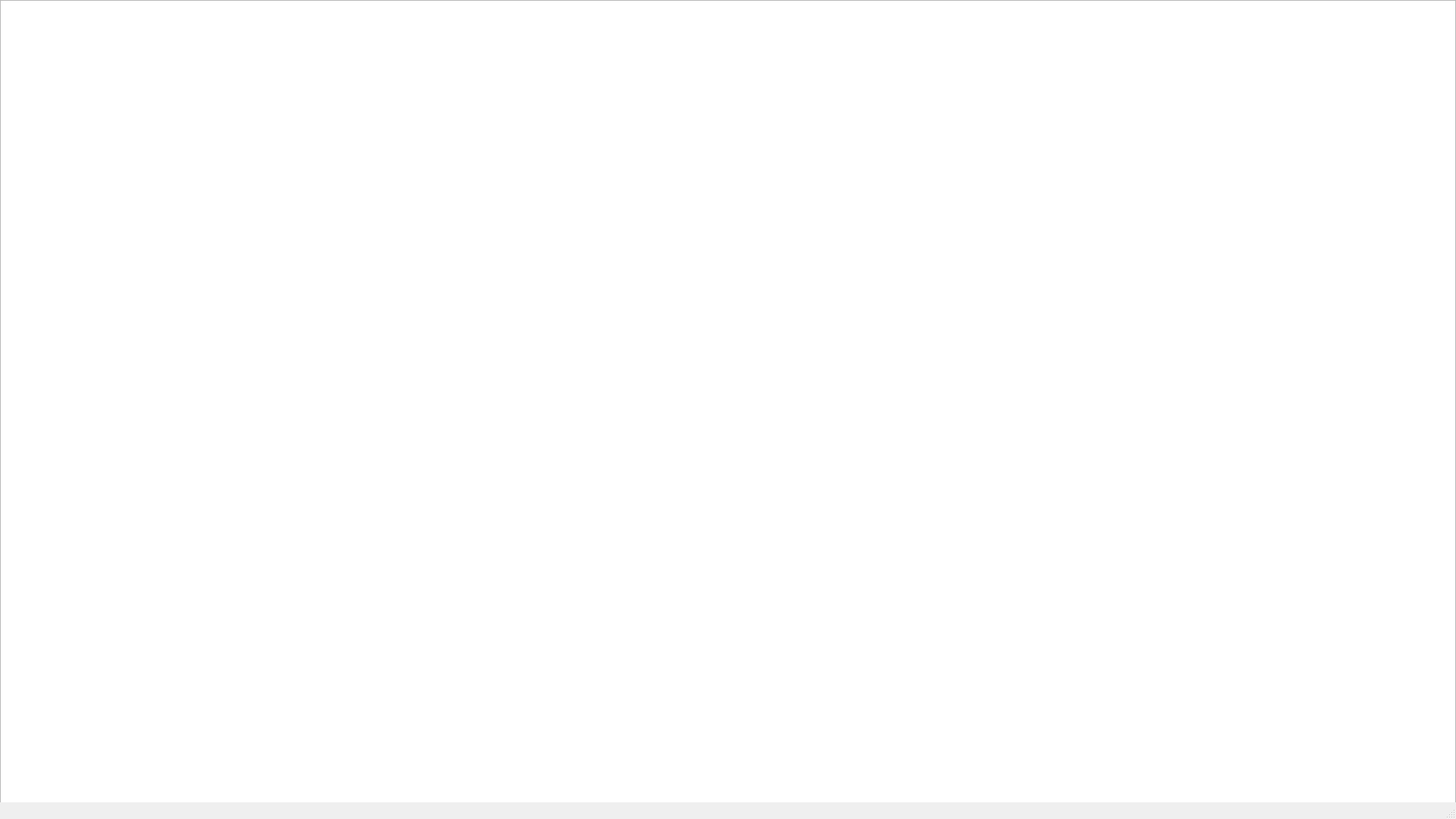
<?xml version="1.0" encoding="UTF-8"?>
<ui version="4.0">
 <class>CookMainGameRoom</class>
 <widget class="QMainWindow" name="CookMainGameRoom">
  <property name="geometry">
   <rect>
    <x>0</x>
    <y>0</y>
    <width>1920</width>
    <height>1080</height>
   </rect>
  </property>
  <property name="windowTitle">
   <string>CookMainGameRoom</string>
  </property>
  <widget class="QWidget" name="centralwidget">
   <widget class="QGraphicsView" name="mGameView">
    <property name="geometry">
     <rect>
      <x>0</x>
      <y>0</y>
      <width>1920</width>
      <height>1080</height>
     </rect>
    </property>
   </widget>
  </widget>
  <widget class="QMenuBar" name="menubar">
   <property name="geometry">
    <rect>
     <x>0</x>
     <y>0</y>
     <width>1920</width>
     <height>22</height>
    </rect>
   </property>
  </widget>
  <widget class="QStatusBar" name="statusbar"/>
 </widget>
 <resources/>
 <connections/>
</ui>
